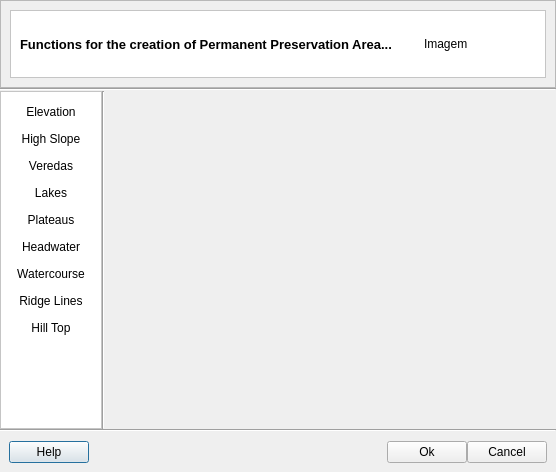
<?xml version="1.0" encoding="UTF-8"?>
<ui version="4.0">
 <class>AppMainWindowDialogForm</class>
 <widget class="QDialog" name="AppMainWindowDialogForm">
  <property name="geometry">
   <rect>
    <x>0</x>
    <y>0</y>
    <width>556</width>
    <height>472</height>
   </rect>
  </property>
  <property name="windowTitle">
   <string>Permanent Preservation Area Plugin</string>
  </property>
  <layout class="QGridLayout" name="gridLayout_9">
   <property name="leftMargin">
    <number>0</number>
   </property>
   <property name="topMargin">
    <number>0</number>
   </property>
   <property name="rightMargin">
    <number>0</number>
   </property>
   <property name="bottomMargin">
    <number>0</number>
   </property>
   <property name="spacing">
    <number>0</number>
   </property>
   <item row="0" column="0">
    <layout class="QGridLayout" name="gridLayout_8">
     <item row="0" column="0">
      <widget class="QFrame" name="frame_2">
       <property name="frameShape">
        <enum>QFrame::StyledPanel</enum>
       </property>
       <property name="frameShadow">
        <enum>QFrame::Raised</enum>
       </property>
       <layout class="QGridLayout" name="gridLayout_7">
        <item row="0" column="0">
         <widget class="QFrame" name="frame">
          <property name="styleSheet">
           <string notr="true">QWidget { background: white }</string>
          </property>
          <property name="frameShape">
           <enum>QFrame::StyledPanel</enum>
          </property>
          <property name="frameShadow">
           <enum>QFrame::Sunken</enum>
          </property>
          <layout class="QGridLayout" name="gridLayout_4">
           <item row="0" column="0">
            <widget class="QLabel" name="m_titleLabel">
             <property name="font">
              <font>
               <pointsize>10</pointsize>
               <weight>75</weight>
               <bold>true</bold>
              </font>
             </property>
             <property name="text">
              <string>Functions for the creation of Permanent Preservation Area...</string>
             </property>
            </widget>
           </item>
           <item row="0" column="1">
            <widget class="QLabel" name="m_imgLabel">
             <property name="minimumSize">
              <size>
               <width>112</width>
               <height>48</height>
              </size>
             </property>
             <property name="maximumSize">
              <size>
               <width>48</width>
               <height>48</height>
              </size>
             </property>
             <property name="text">
              <string>Imagem</string>
             </property>
            </widget>
           </item>
          </layout>
         </widget>
        </item>
       </layout>
      </widget>
     </item>
     <item row="1" column="0">
      <layout class="QGridLayout" name="gridLayout_3">
       <property name="spacing">
        <number>0</number>
       </property>
       <item row="0" column="0">
        <widget class="Line" name="line_3">
         <property name="orientation">
          <enum>Qt::Horizontal</enum>
         </property>
        </widget>
       </item>
       <item row="1" column="0">
        <layout class="QGridLayout" name="gridLayout_5">
         <property name="spacing">
          <number>0</number>
         </property>
         <item row="0" column="0">
          <widget class="QFrame" name="m_frame">
           <property name="sizePolicy">
            <sizepolicy hsizetype="Preferred" vsizetype="MinimumExpanding">
             <horstretch>0</horstretch>
             <verstretch>0</verstretch>
            </sizepolicy>
           </property>
           <property name="palette">
            <palette>
             <active>
              <colorrole role="Base">
               <brush brushstyle="SolidPattern">
                <color alpha="255">
                 <red>255</red>
                 <green>255</green>
                 <blue>255</blue>
                </color>
               </brush>
              </colorrole>
              <colorrole role="Window">
               <brush brushstyle="SolidPattern">
                <color alpha="255">
                 <red>255</red>
                 <green>255</green>
                 <blue>255</blue>
                </color>
               </brush>
              </colorrole>
             </active>
             <inactive>
              <colorrole role="Base">
               <brush brushstyle="SolidPattern">
                <color alpha="255">
                 <red>255</red>
                 <green>255</green>
                 <blue>255</blue>
                </color>
               </brush>
              </colorrole>
              <colorrole role="Window">
               <brush brushstyle="SolidPattern">
                <color alpha="255">
                 <red>255</red>
                 <green>255</green>
                 <blue>255</blue>
                </color>
               </brush>
              </colorrole>
             </inactive>
             <disabled>
              <colorrole role="Base">
               <brush brushstyle="SolidPattern">
                <color alpha="255">
                 <red>255</red>
                 <green>255</green>
                 <blue>255</blue>
                </color>
               </brush>
              </colorrole>
              <colorrole role="Window">
               <brush brushstyle="SolidPattern">
                <color alpha="255">
                 <red>255</red>
                 <green>255</green>
                 <blue>255</blue>
                </color>
               </brush>
              </colorrole>
             </disabled>
            </palette>
           </property>
           <property name="autoFillBackground">
            <bool>true</bool>
           </property>
           <property name="frameShape">
            <enum>QFrame::StyledPanel</enum>
           </property>
           <property name="frameShadow">
            <enum>QFrame::Raised</enum>
           </property>
           <layout class="QGridLayout" name="gridLayout_6">
            <item row="3" column="0">
             <widget class="QToolButton" name="m_highSlopeToolButton">
              <property name="enabled">
               <bool>true</bool>
              </property>
              <property name="sizePolicy">
               <sizepolicy hsizetype="Minimum" vsizetype="Fixed">
                <horstretch>0</horstretch>
                <verstretch>0</verstretch>
               </sizepolicy>
              </property>
              <property name="text">
               <string>High Slope</string>
              </property>
              <property name="checkable">
               <bool>true</bool>
              </property>
              <property name="autoExclusive">
               <bool>true</bool>
              </property>
              <property name="autoRaise">
               <bool>true</bool>
              </property>
             </widget>
            </item>
            <item row="11" column="0">
             <spacer name="verticalSpacer">
              <property name="orientation">
               <enum>Qt::Vertical</enum>
              </property>
              <property name="sizeType">
               <enum>QSizePolicy::MinimumExpanding</enum>
              </property>
              <property name="sizeHint" stdset="0">
               <size>
                <width>20</width>
                <height>20</height>
               </size>
              </property>
             </spacer>
            </item>
            <item row="1" column="0">
             <widget class="QToolButton" name="m_elevationToolButton">
              <property name="enabled">
               <bool>true</bool>
              </property>
              <property name="sizePolicy">
               <sizepolicy hsizetype="Minimum" vsizetype="Fixed">
                <horstretch>0</horstretch>
                <verstretch>0</verstretch>
               </sizepolicy>
              </property>
              <property name="text">
               <string>Elevation</string>
              </property>
              <property name="checkable">
               <bool>true</bool>
              </property>
              <property name="autoExclusive">
               <bool>true</bool>
              </property>
              <property name="autoRaise">
               <bool>true</bool>
              </property>
             </widget>
            </item>
            <item row="7" column="0">
             <widget class="QToolButton" name="m_headwaterToolButton">
              <property name="enabled">
               <bool>true</bool>
              </property>
              <property name="sizePolicy">
               <sizepolicy hsizetype="Minimum" vsizetype="Fixed">
                <horstretch>0</horstretch>
                <verstretch>0</verstretch>
               </sizepolicy>
              </property>
              <property name="text">
               <string>Headwater</string>
              </property>
              <property name="checkable">
               <bool>true</bool>
              </property>
              <property name="autoExclusive">
               <bool>true</bool>
              </property>
              <property name="autoRaise">
               <bool>true</bool>
              </property>
             </widget>
            </item>
            <item row="6" column="0">
             <widget class="QToolButton" name="m_plateausToolButton">
              <property name="enabled">
               <bool>true</bool>
              </property>
              <property name="sizePolicy">
               <sizepolicy hsizetype="Minimum" vsizetype="Fixed">
                <horstretch>0</horstretch>
                <verstretch>0</verstretch>
               </sizepolicy>
              </property>
              <property name="text">
               <string>Plateaus</string>
              </property>
              <property name="checkable">
               <bool>true</bool>
              </property>
              <property name="autoExclusive">
               <bool>true</bool>
              </property>
              <property name="autoRaise">
               <bool>true</bool>
              </property>
             </widget>
            </item>
            <item row="4" column="0">
             <widget class="QToolButton" name="m_veredasToolButton">
              <property name="enabled">
               <bool>true</bool>
              </property>
              <property name="sizePolicy">
               <sizepolicy hsizetype="Minimum" vsizetype="Fixed">
                <horstretch>0</horstretch>
                <verstretch>0</verstretch>
               </sizepolicy>
              </property>
              <property name="text">
               <string>Veredas</string>
              </property>
              <property name="checkable">
               <bool>true</bool>
              </property>
              <property name="autoExclusive">
               <bool>true</bool>
              </property>
              <property name="autoRaise">
               <bool>true</bool>
              </property>
             </widget>
            </item>
            <item row="5" column="0">
             <widget class="QToolButton" name="m_lakesToolButton">
              <property name="enabled">
               <bool>true</bool>
              </property>
              <property name="sizePolicy">
               <sizepolicy hsizetype="Minimum" vsizetype="Fixed">
                <horstretch>0</horstretch>
                <verstretch>0</verstretch>
               </sizepolicy>
              </property>
              <property name="text">
               <string>Lakes</string>
              </property>
              <property name="checkable">
               <bool>true</bool>
              </property>
              <property name="autoExclusive">
               <bool>true</bool>
              </property>
              <property name="autoRaise">
               <bool>true</bool>
              </property>
             </widget>
            </item>
            <item row="9" column="0">
             <widget class="QToolButton" name="m_ridgeLinesToolButton">
              <property name="enabled">
               <bool>true</bool>
              </property>
              <property name="sizePolicy">
               <sizepolicy hsizetype="Minimum" vsizetype="Fixed">
                <horstretch>0</horstretch>
                <verstretch>0</verstretch>
               </sizepolicy>
              </property>
              <property name="text">
               <string>Ridge Lines</string>
              </property>
              <property name="checkable">
               <bool>true</bool>
              </property>
              <property name="autoExclusive">
               <bool>true</bool>
              </property>
              <property name="autoRaise">
               <bool>true</bool>
              </property>
             </widget>
            </item>
            <item row="8" column="0">
             <widget class="QToolButton" name="m_watercourseToolButton">
              <property name="enabled">
               <bool>true</bool>
              </property>
              <property name="sizePolicy">
               <sizepolicy hsizetype="Minimum" vsizetype="Fixed">
                <horstretch>0</horstretch>
                <verstretch>0</verstretch>
               </sizepolicy>
              </property>
              <property name="text">
               <string>Watercourse</string>
              </property>
              <property name="checkable">
               <bool>true</bool>
              </property>
              <property name="autoExclusive">
               <bool>true</bool>
              </property>
              <property name="autoRaise">
               <bool>true</bool>
              </property>
             </widget>
            </item>
            <item row="10" column="0">
             <widget class="QToolButton" name="m_hillTopToolButton">
              <property name="enabled">
               <bool>true</bool>
              </property>
              <property name="sizePolicy">
               <sizepolicy hsizetype="Minimum" vsizetype="Fixed">
                <horstretch>0</horstretch>
                <verstretch>0</verstretch>
               </sizepolicy>
              </property>
              <property name="text">
               <string>Hill Top</string>
              </property>
              <property name="checkable">
               <bool>true</bool>
              </property>
              <property name="autoExclusive">
               <bool>true</bool>
              </property>
              <property name="autoRaise">
               <bool>true</bool>
              </property>
             </widget>
            </item>
           </layout>
          </widget>
         </item>
         <item row="0" column="1">
          <widget class="Line" name="line_2">
           <property name="orientation">
            <enum>Qt::Vertical</enum>
           </property>
          </widget>
         </item>
         <item row="0" column="2">
          <widget class="QWidget" name="m_widget" native="true">
           <property name="sizePolicy">
            <sizepolicy hsizetype="MinimumExpanding" vsizetype="MinimumExpanding">
             <horstretch>0</horstretch>
             <verstretch>0</verstretch>
            </sizepolicy>
           </property>
          </widget>
         </item>
        </layout>
       </item>
       <item row="2" column="0">
        <layout class="QGridLayout" name="gridLayout_2">
         <property name="spacing">
          <number>0</number>
         </property>
         <item row="0" column="0">
          <widget class="Line" name="line">
           <property name="orientation">
            <enum>Qt::Horizontal</enum>
           </property>
          </widget>
         </item>
         <item row="1" column="0">
          <layout class="QGridLayout" name="gridLayout">
           <property name="leftMargin">
            <number>9</number>
           </property>
           <property name="topMargin">
            <number>9</number>
           </property>
           <property name="rightMargin">
            <number>9</number>
           </property>
           <property name="bottomMargin">
            <number>9</number>
           </property>
           <item row="0" column="0">
            <widget class="QPushButton" name="m_helpPushButton">
             <property name="text">
              <string>Help</string>
             </property>
            </widget>
           </item>
           <item row="0" column="1">
            <spacer name="horizontalSpacer">
             <property name="orientation">
              <enum>Qt::Horizontal</enum>
             </property>
             <property name="sizeHint" stdset="0">
              <size>
               <width>40</width>
               <height>20</height>
              </size>
             </property>
            </spacer>
           </item>
           <item row="0" column="2">
            <widget class="QPushButton" name="m_okPushButton">
             <property name="text">
              <string>Ok</string>
             </property>
            </widget>
           </item>
           <item row="0" column="3">
            <widget class="QPushButton" name="m_cancelPushButton">
             <property name="text">
              <string>Cancel</string>
             </property>
            </widget>
           </item>
          </layout>
         </item>
        </layout>
       </item>
      </layout>
     </item>
    </layout>
   </item>
  </layout>
 </widget>
 <tabstops>
  <tabstop>m_elevationToolButton</tabstop>
  <tabstop>m_highSlopeToolButton</tabstop>
  <tabstop>m_veredasToolButton</tabstop>
  <tabstop>m_lakesToolButton</tabstop>
  <tabstop>m_plateausToolButton</tabstop>
  <tabstop>m_headwaterToolButton</tabstop>
  <tabstop>m_watercourseToolButton</tabstop>
  <tabstop>m_ridgeLinesToolButton</tabstop>
  <tabstop>m_hillTopToolButton</tabstop>
  <tabstop>m_okPushButton</tabstop>
  <tabstop>m_cancelPushButton</tabstop>
  <tabstop>m_helpPushButton</tabstop>
 </tabstops>
 <resources/>
 <connections>
  <connection>
   <sender>m_cancelPushButton</sender>
   <signal>released()</signal>
   <receiver>AppMainWindowDialogForm</receiver>
   <slot>reject()</slot>
   <hints>
    <hint type="sourcelabel">
     <x>489</x>
     <y>394</y>
    </hint>
    <hint type="destinationlabel">
     <x>493</x>
     <y>421</y>
    </hint>
   </hints>
  </connection>
 </connections>
</ui>
